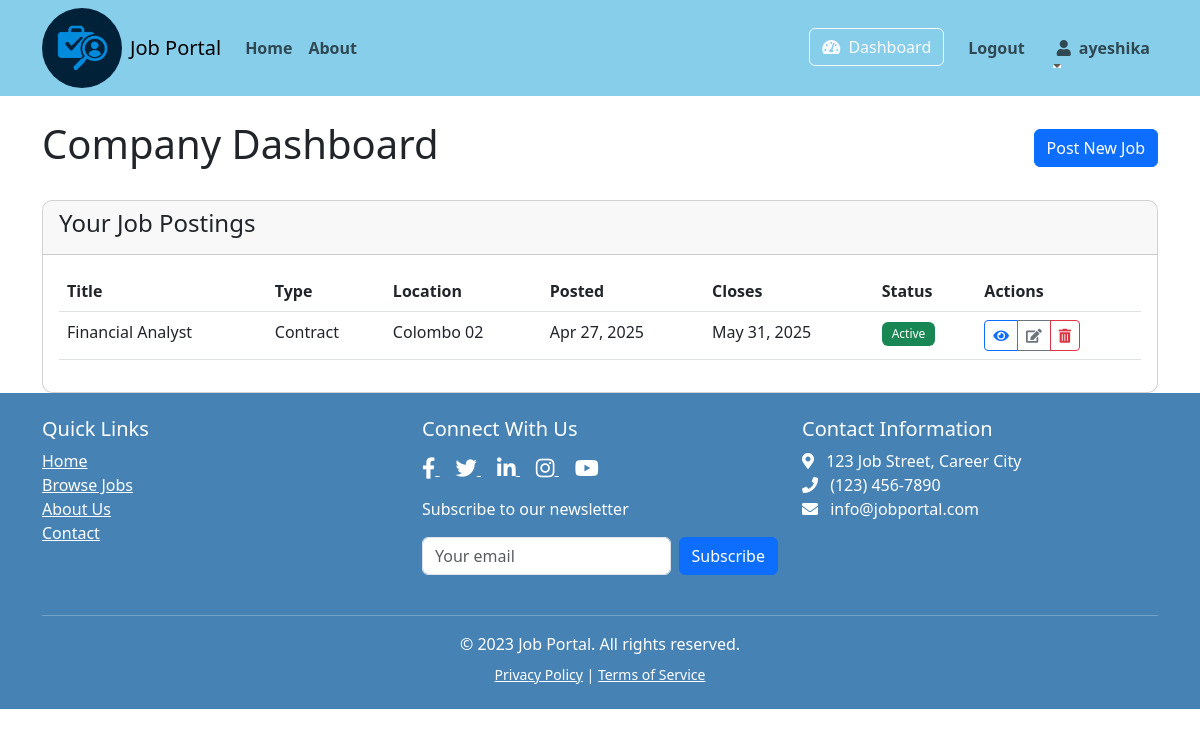
The page /dashboard/ (signed in) on the database its author committed.
### jobs/models.py (models this page shows, shortened)
class Job(models.Model):
    JOB_TYPES = [
        ('FT', 'Full-time'),
        ('PT', 'Part-time'),
        ('CN', 'Contract'),
        ('IN', 'Internship'),
    ]
    company = models.ForeignKey(Company, on_delete=models.CASCADE)
    title = models.CharField(max_length=200)
    description = models.TextField()
    location = models.CharField(max_length=100)
    job_type = models.CharField(max_length=2, choices=JOB_TYPES)
    posted_date = models.DateTimeField(default=timezone.now)
    closing_date = models.DateTimeField()
    is_active = models.BooleanField(default=True)

### jobs/views.py (the view)
# urls.py: path('dashboard/', views.dashboard, name='dashboard'),
@login_required
def dashboard(request):
    if hasattr(request.user, 'company'):
        jobs = Job.objects.filter(company=request.user.company).order_by('-posted_date')
        return render(request, 'jobs/company_dashboard.html', {'jobs': jobs})
    elif hasattr(request.user, 'jobseeker'):
        applications = Application.objects.filter(applicant=request.user.jobseeker).order_by('-applied_date')
        return render(request, 'jobs/jobseeker_dashboard.html', {'applications': applications})
    else:
        return redirect('home')

### jobs/templates/jobs/company_dashboard.html (shortened to what this page needs)
{% extends 'jobs/base.html' %}
{% block content %}
    <div class="d-flex justify-content-between align-items-center mb-4">
        <h1>Company Dashboard</h1>
        <a href="{% url 'post_job' %}" class="btn btn-primary">Post New Job</a>
    </div>
    <div class="card">
        <div class="card-header">
            <h4>Your Job Postings</h4>
        </div>
        <div class="card-body">
            {% if jobs %}
                <div class="table-responsive">
                    <table class="table table-hover">
                        <thead>
                            <tr>
                                <th>Title</th>
                                <th>Type</th>
                                <th>Location</th>
                                <th>Posted</th>
                                <th>Closes</th>
                                <th>Status</th>
                                <th>Actions</th>
                            </tr>
                        </thead>
                        <tbody>
                            {% for job in jobs %}
                                <tr>
                                    <td>{{ job.title }}</td>
                                    <td>{{ job.get_job_type_display }}</td>
                                    <td>{{ job.location }}</td>
                                    <td>{{ job.posted_date|date:"M d, Y" }}</td>
                                    <td>{{ job.closing_date|date:"M d, Y" }}</td>
                                    <td>
                                        {% if job.is_active %}
                                            <span class="badge bg-success">Active</span>
                                        {% else %}
                                            <span class="badge bg-secondary">Closed</span>
                                        {% endif %}
                                    </td>
                                    <td>
                                        <div class="btn-group" role="group">
                                            <a href="{% url 'job_detail' job.id %}" class="btn btn-sm btn-outline-primary" title="View">
                                                <i class="fas fa-eye"></i>
                                            </a>
                                            <a href="{% url 'edit_job' job.id %}" class="btn btn-sm btn-outline-secondary" title="Edit">
                                                <i class="fas fa-edit"></i>
                                            </a>
                                            <a href="{% url 'delete_job' job.id %}" class="btn btn-sm btn-outline-danger" title="Delete">
                                                <i class="fas fa-trash-alt"></i>
                                            </a>
                                        </div>
                                    </td>
                                </tr>
                            {% endfor %}
                        </tbody>
                    </table>
                </div>
            {% else %}
                <div class="alert alert-info">You haven't posted any jobs yet.</div>
            {% endif %}
        </div>
    </div>
{% endblock %}

### jobs/templates/jobs/base.html (shortened to what this page needs)
<!DOCTYPE html>
<html lang="en">
<head>
    <link href="https://cdn.jsdelivr.net/npm/bootstrap@5.3.0/dist/css/bootstrap.min.css" rel="stylesheet">
    <link rel="stylesheet" href="https://cdnjs.cloudflare.com/ajax/libs/font-awesome/5.15.4/css/all.min.css">
</head>
<body>
    <nav class="navbar navbar-expand-lg navbar-light" style="background-color: #87CEEB;">
        <div class="container">
               {% load static %}
            <img src="{% static 'jobs/images/logo.png' %}" alt="Job Portal Logo" height="80" class="me-2" style="border-radius: 50%">
            <a class="navbar-brand" href="{% url 'home' %}">Job Portal</a>
            <div class="collapse navbar-collapse" id="navbarNav">
                <ul class="navbar-nav me-auto">
                    <li class="nav-item">
                        <a class="nav-link" href="{% url 'home' %}">Home</a>
                    </li>
                    <li class="nav-item">
                         <a class="nav-link" href="{% url 'about' %}" >About </a>
                    </li>
                </ul>
                <ul class="navbar-nav">
                    {% if user.is_authenticated %}
                    <li class="nav-item">
                        <a class="btn btn-outline-light" href="{% url 'dashboard' %}">
                            <i class="fas fa-tachometer-alt me-1"></i> Dashboard
                        </a>
                    </li>
                    <li class="nav-item mx-3">
                        <a class="nav-link" href="{% url 'logout' %}">Logout</a>
                    </li>
                    <li class="nav-item">
                        <a class="nav-link dropdown-toggle" href="#" id="navbarDropdown" role="button" data-bs-toggle="dropdown" aria-expanded="false">
                            <i class="fas fa-user me-1"></i>
                            {{ user.username }}
                        </a>
                    </li>
                    {% endif %}
                </ul>
            </div>
        </div>
    </nav>
    <div class="container mt-4">
        {% block content %}{% endblock %}
    </div>
{% block footer %}
<footer class=" text-white pt-4 pb-2" style="background-color: #4682B4;">
    <div class="container">
        <div class="row">
            <div class="col-md-4 mb-4">
                <h5>Quick Links</h5>
                <ul class="list-unstyled">
                    <li><a href="{% url 'home' %}" class="text-white">Home</a></li>
                    <li><a href="{% url 'home' %}" class="text-white">Browse Jobs</a></li>
                    <li><a href="{% url 'home' %}" class="text-white">About Us</a></li>
                    <li><a href="{% url 'home' %}" class="text-white">Contact</a></li>
                </ul>
            </div>
            <div class="col-md-4 mb-4">
                <h5>Connect With Us</h5>
                <div class="social-icons mt-3">
                    <a href="https://facebook.com" class="text-white me-3" target="_blank">
                        <i class="fab fa-facebook-f fa-lg"></i>
                    </a>
                    <a href="https://twitter.com" class="text-white me-3" target="_blank">
                        <i class="fab fa-twitter fa-lg"></i>
                    </a>
                    <a href="https://linkedin.com" class="text-white me-3" target="_blank">
                        <i class="fab fa-linkedin-in fa-lg"></i>
                    </a>
                    <a href="https://instagram.com" class="text-white me-3" target="_blank">
                        <i class="fab fa-instagram fa-lg"></i>
                    </a>
                    <a href="https://youtube.com" class="text-white" target="_blank">
                        <i class="fab fa-youtube fa-lg"></i>
                    </a>
                </div>
                <div class="mt-3">
                    <p>Subscribe to our newsletter</p>
                    <form class="d-flex">
                        <input type="email" class="form-control me-2" placeholder="Your email">
                        <button class="btn btn-primary" type="submit">Subscribe</button>
                    </form>
                </div>
            </div>
            <div class="col-md-4 mb-4">
                <h5>Contact Information</h5>
                <ul class="list-unstyled">
                    <li><i class="fas fa-map-marker-alt me-2"></i> 123 Job Street, Career City</li>
                    <li><i class="fas fa-phone me-2"></i> (123) 456-7890</li>
                    <li><i class="fas fa-envelope me-2"></i> info@jobportal.com</li>
                </ul>
            </div>
        </div>
        <hr class="bg-light">
        <div class="text-center">
            <p class="mb-0">&copy; 2023 Job Portal. All rights reserved.</p>
            <p class="small mt-2">
                <a href="#" class="text-white">Privacy Policy</a> |
                <a href="#" class="text-white">Terms of Service</a>
            </p>
        </div>
    </div>
</footer>
    {% endblock %}
</body>
</html>

### jobs/templates/jobs/base.html (style rules this page uses)
.navbar-nav .nav-link { transition: all 0.3s ease; position: relative; font-weight: 600; }
.navbar-nav .nav-link::after { content: ''; position: absolute; width: 0; height: 2px; bottom: 0; left: 0; background-color: white; transition: width 0.3s ease; }
.card { border-radius: 10px; overflow: hidden; }
.badge { padding: 6px 10px; font-weight: 500; border-radius: 6px; }

### rows shown on the page
Job: title "Financial Analyst", job_type "Contract", location "Colombo 02", posted_date "Apr 27, 2025", closing_date "May 31, 2025", is_active "Active"

### other values the page prints
{{ user.username }} "ayeshika"
